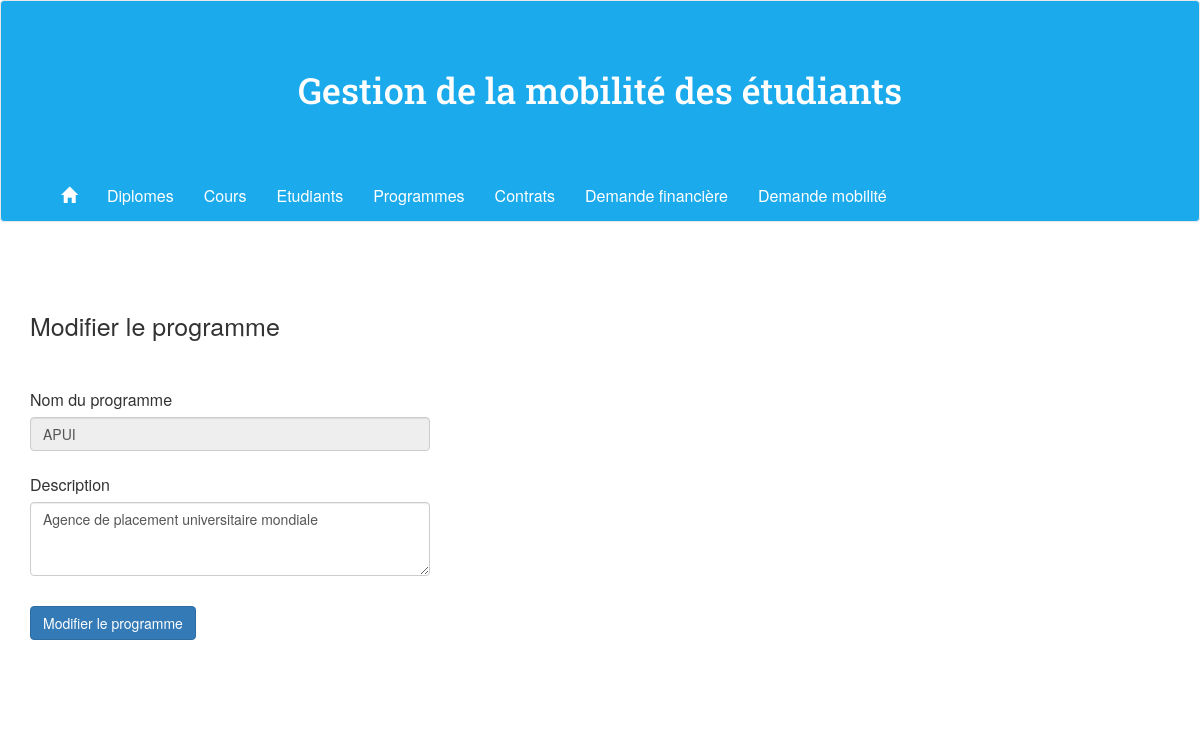
Page /index.php/programmes/update/APUI on the committed database.
### tables this page shows
CREATE TABLE IF NOT EXISTS `programmes` (
  `INTITULEP` char(32) NOT NULL,
  `EXPLICATION` char(200) DEFAULT NULL,
  PRIMARY KEY (`INTITULEP`)
);

### application/controllers/programmes.php (called while the page is built, shortened)
<?php
class Programmes extends CI_Controller{
    public function __construct(){
        $this->load->model('programmes_modele');
        $this->load->helper('url_helper');
    }
    public function updateform($nomP){
        $this->load->helper('form');
        $this->load->library('form_validation');
        $data['programme'] = $this->programmes_modele->find_by_name($nomP);
        $this->load->view('header');
        $this->load->view('programmes/update', $data);
        $this->load->view('footer');
    }
    public function update_db($nomP){
        $this->load->helper('form');
        $this->load->library('form_validation');
        $this->form_validation->set_rules('nom', 'Nom du programme', 'required');
        $this->form_validation->set_rules('description', 'Description du programme', 'required');
        if($this->form_validation->run() === FALSE){
            $this->updateform($nomP);
        }else{
            $nom = $this->input->post('nom');;
            $description = $this->input->post('description');
            $this->programmes_modele->update($nom, $description);
            $this->update_success();
        }
    }
}
?>

### index.php (called while the page is built, shortened)
<?php
require_once BASEPATH.'core/CodeIgniter.php';

### application/models/programmes_modele.php (called while the page is built, shortened)
<?php
class Programmes_modele extends CI_MODEL{
	public function find_by_name($nomP){
		$query = $this->db->get_where('programmes', array('INTITULEP'=>$nomP));
		return $query->row_array();
	}
}
?>

### application/views/programmes/update.php (the view, shortened to what this page needs)
<div class="form-group">
	<h2>Modifier le programme</h2>
	<div class="form-group">
		<?php
			echo form_open('programmes/update/'.$programme['INTITULEP']);
			echo '<label for="nom">Nom du programme</label>';
			echo '<input class="form-control" type="text" name="nom" readonly value="'.$programme['INTITULEP'].'"><br>';
			echo '<label for="description">Description</label>';
			echo '<textarea class="form-control" name="description" rows="3" maxlength="200">'.$programme['EXPLICATION'].'</textarea>';
			echo '<input class="btn btn-primary" type="submit" name="submit" value="Modifier le programme"> ';
			echo '</form>';
		?>
	</div>
</div>

### style.css (style rules this page uses)
body { font-size: 16px; padding-bottom: 100px; }
h2 { font-size: 25px; }
label { width: 200px; margin-right: 20px; font-weight: normal; }
.btn { margin: 30px 0; }
.form-group { margin: 50px 0 50px 0; }
.form-control { width: 400px; }

### rows in the picture
programmes: nom "APUI", description "Agence de placement universitaire mondiale"
